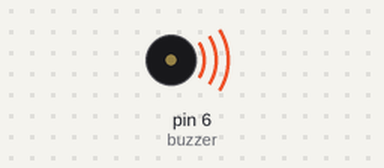
A program run on a simulated MicroPython board. Shown: buzzer (waves = sounding). What the program prints to the serial console is not drawn.

Above: at 3.2 s.
Timing chart, 0 to 6.8 s (numbered marks = the images above):
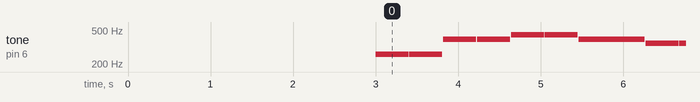

Measured:
- by itself, tone on pin 6 (buzzer): plays 261 Hz for 0.40 s, 261 Hz for 0.40 s, 392 Hz for 0.40 s, 392 Hz for 0.40 s, 440 Hz for 0.40 s, 440 Hz for 0.40 s … (273 notes in this stretch)

The program:

main.py
```python
# Python env   : MicroPython v1.23.0
# -*- coding: utf-8 -*-
# @Time    : 2024/9/19 下午9:09
# @Author  : 李清水
# @File    : main.py
# @Description : PWM类使用，驱动蜂鸣器播放MIDI音乐

# ======================================== 导入相关模块 =========================================

# 导入时间相关模块
import time

# 导入蜂鸣器驱动类
from buzzer import Buzzer

# ======================================== 全局变量 ============================================

# 小星星的旋律和节奏:即每个音符和其对应持续时间
MELODY = [
    ("C4", 400),
    ("C4", 400),
    ("G4", 400),
    ("G4", 400),
    ("A4", 400),
    ("A4", 400),
    ("G4", 800),
    ("F4", 400),
    ("F4", 400),
    ("E4", 400),
    ("E4", 400),
    ("D4", 400),
    ("D4", 400),
    ("C4", 800),
    ("G4", 400),
    ("G4", 400),
    ("F4", 400),
    ("F4", 400),
    ("E4", 400),
    ("E4", 400),
    ("D4", 800),
    ("G4", 400),
    ("G4", 400),
    ("F4", 400),
    ("F4", 400),
    ("E4", 400),
    ("E4", 400),
    ("D4", 800),
    ("C4", 400),
    ("C4", 400),
    ("G4", 400),
    ("G4", 400),
    ("A4", 400),
    ("A4", 400),
    ("G4", 800),
    ("F4", 400),
    ("F4", 400),
    ("E4", 400),
    ("E4", 400),
    ("D4", 400),
    ("D4", 400),
    ("C4", 800),
]

# ======================================== 功能函数 ============================================

# ======================================== 自定义类 ============================================

# ======================================== 初始化配置 ==========================================

# 上电延时3s
time.sleep(3)
# 打印调试信息
print("FreakStudio : Use PWM to drive a buzzer to play MIDI music")
# 初始化蜂鸣器对象
buzzer = Buzzer(pin=6)

# ========================================  主程序  ===========================================

# 循环播放音乐
while True:
    # 播放旋律《小星星》
    buzzer.play_melody(MELODY)
```

buzzer.py
```python
# (licence header left out)
__version__ = "0.1.0"
__author__ = "李清水"
__license__ = "MIT"
__platform__ = "MicroPython v1.23"

# ======================================== 导入相关模块 =========================================

# 导入时间相关模块
import time

# 导入硬件相关的模块
from machine import Pin, PWM

# ======================================== 全局变量 ============================================

# 音符到频率的映射
NOTE_FREQS = {
    "C4": 261,
    "D4": 293,
    "E4": 329,
    "F4": 349,
    "G4": 392,
    "A4": 440,
    "B4": 493,
    "C5": 523,
    "D5": 587,
    "E5": 659,
    "F5": 698,
    "G5": 784,
    "A5": 880,
    "B5": 987,
    "C3": 130,
    "D3": 146,
    "E3": 164,
    "F3": 174,
    "G3": 196,
    "A3": 220,
    "B3": 246,
}

# ======================================== 功能函数 ============================================

# ======================================== 自定义类 ============================================


class Buzzer:
    """
    蜂鸣器类，用于通过 PWM 驱动蜂鸣器播放音符和旋律。

    该类封装了蜂鸣器的控制逻辑，支持播放单个音符和一段旋律。
    通过 PWM 调节频率和占空比，可以实现不同音调和时长的声音效果。

    Attributes:
        buzzer (PWM): 蜂鸣器的 PWM 实例，用于控制频率和占空比。

    Methods:
        __init__(pin: int) -> None: 初始化蜂鸣器实例。
        play_tone(frequency: int, duration: int) -> None: 播放一个音符。
        play_melody(melody: list) -> None: 播放一段旋律。

    Notes:
        duty_u16=32768 表示 50% 占空比。
        melody 中每个元素为 (note, duration)，如 ('C4', 500)。
        NOTE_FREQS 字典需预定义，映射音符名称到频率。
        每个音符间默认有 10ms 间隔。

    ==========================================

    Buzzer class for driving a buzzer via PWM to play tones and melodies.

    This class encapsulates control logic for the buzzer, supporting
    both single tone playback and melody playback. By adjusting PWM
    frequency and duty cycle, different pitches and durations can be produced.

    Attributes:
        buzzer (PWM): PWM instance bound to buzzer for frequency and duty control.

    Methods:
        __init__(pin: int) -> None: Initialize buzzer instance.
        play_tone(frequency: int, duration: int) -> None: Play a single tone.
        play_melody(melody: list) -> None: Play a melody.

    Notes:
        duty_u16=32768 sets 50% duty cycle.
        melody elements are (note, duration), e.g., ('C4', 500).
        NOTE_FREQS dictionary must be predefined mapping note names to frequencies.
        Default gap of 10ms is inserted between notes.
    """

    def __init__(self, pin: int):
        """
        初始化蜂鸣器实例。

        Args:
            pin (int): 蜂鸣器连接的 GPIO 引脚编号。

        ==========================================

        Initialize buzzer instance.

        Args:
            pin (int): GPIO pin number connected to the buzzer.
        """
        # 设置PWM驱动蜂鸣器
        self.buzzer = PWM(Pin(pin))
        # 初始频率为2000
        self.buzzer.freq(2000)
        # 初始占空比为0
        self.buzzer.duty_u16(0)

    def play_tone(self, frequency: int, duration: int) -> None:
        """
        播放一个音符。

        Args:
            frequency (int): 音符频率（Hz）。
            duration (int): 持续时间（毫秒）。

        Returns:
            None

        ==========================================

        Play a single tone.

        Args:
            frequency (int): Frequency of the tone in Hz.
            duration (int): Duration of the tone in milliseconds.

        Returns:
            None
        """
        # 设置蜂鸣器的频率
        self.buzzer.freq(frequency)
        # 设置占空比为50%
        self.buzzer.duty_u16(32768)
        # 持续时间
        time.sleep_ms(duration)
        # 停止发声
        self.buzzer.duty_u16(0)

    def play_melody(self, melody: list) -> None:
        """
        播放一段旋律。

        Args:
            melody (list): 音符和持续时间的列表。
                           每个元素为元组 (note, duration)，
                           note 为音符名（如 'C4'），duration 为持续时间（毫秒）。
        Returns:
            None

        ==========================================

        Play a melody.

        Args:
            melody (list): List of (note, duration) tuples.
                           note is note name (e.g., 'C4'),
                           duration is duration in milliseconds.

        Returns:
            None
        """
        for note, duration in melody:
            # 根据音符获取频率
            frequency = NOTE_FREQS.get(note, 0)
            if frequency:
                # 播放音符
                self.play_tone(frequency, duration)
            # 每个音符之间的间隔
            time.sleep_ms(10)

    def stop_tone(self) -> None:
        """
        停止播放
        ==========================================
        stop playing
        """
        self.buzzer.duty_u16(0)


# ======================================== 初始化配置 ==========================================

# ========================================  主程序  ===========================================
```
